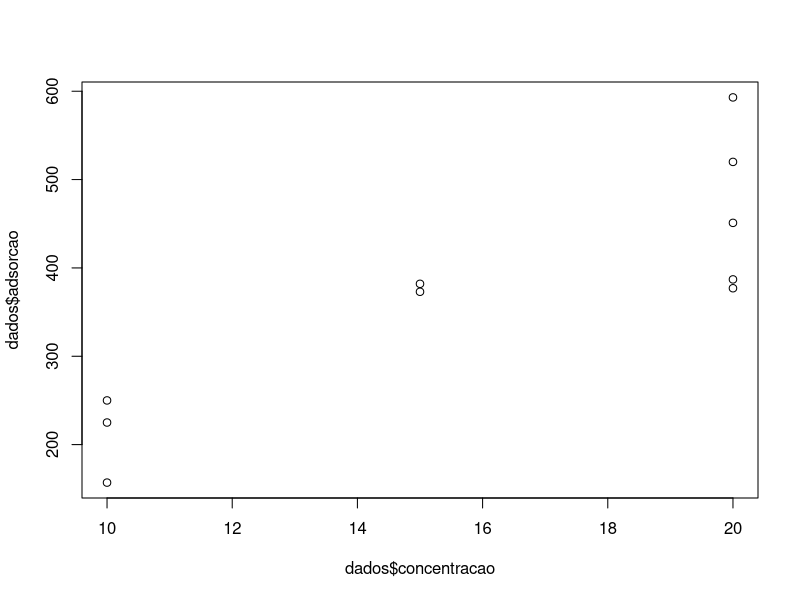
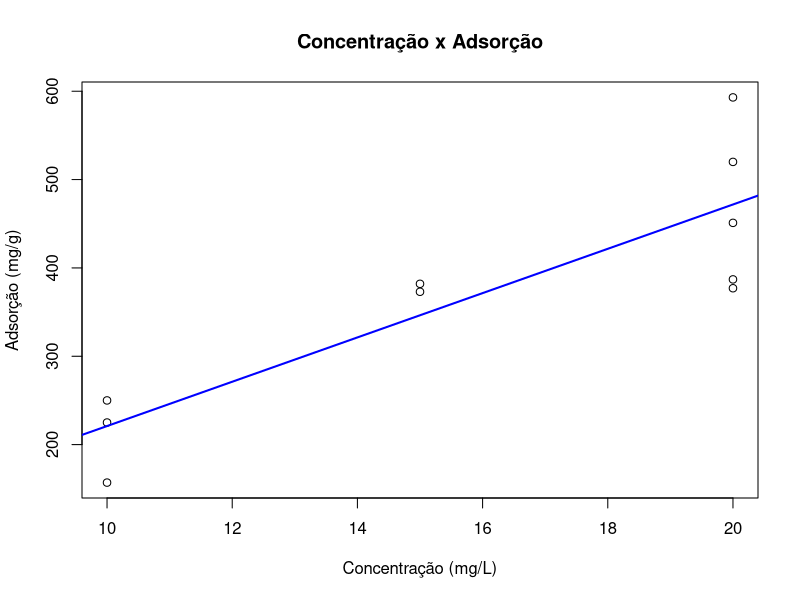
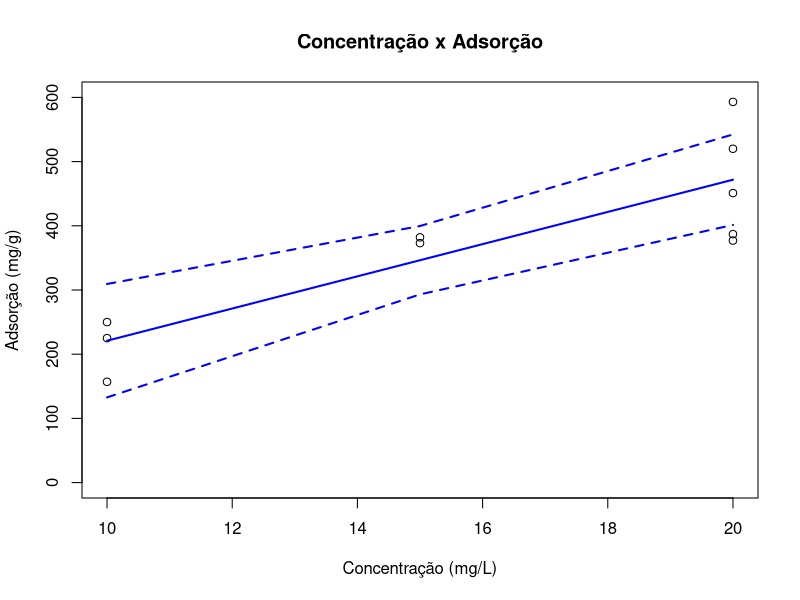
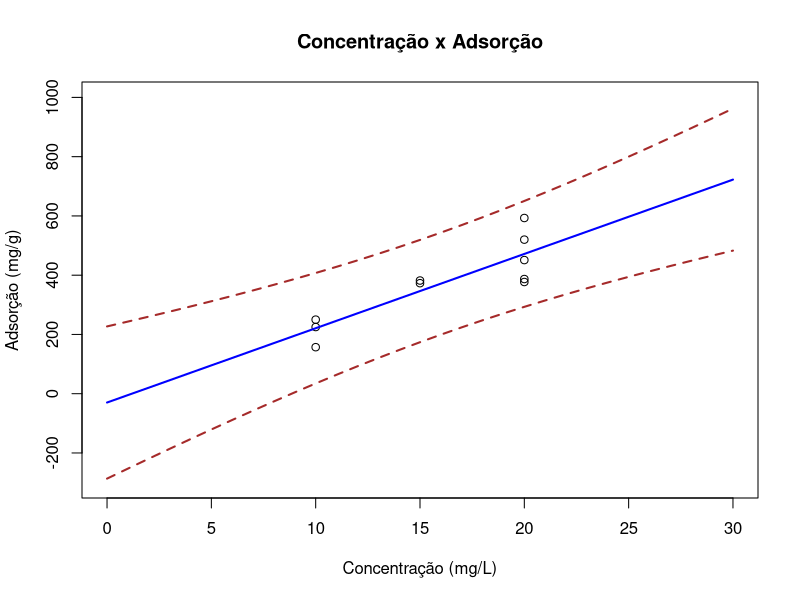
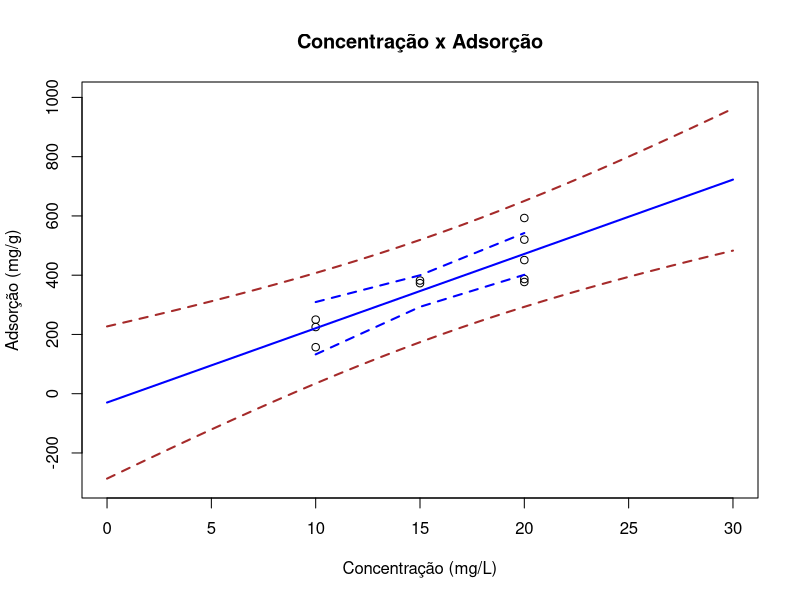
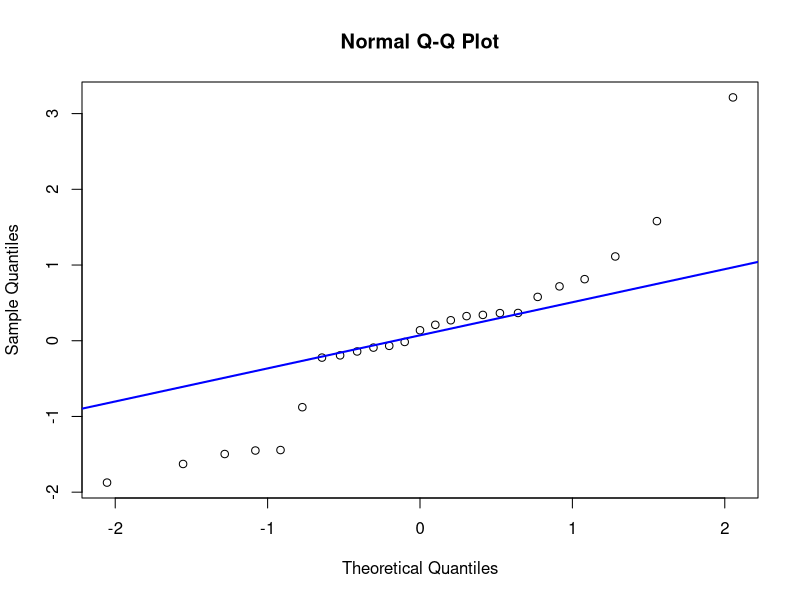
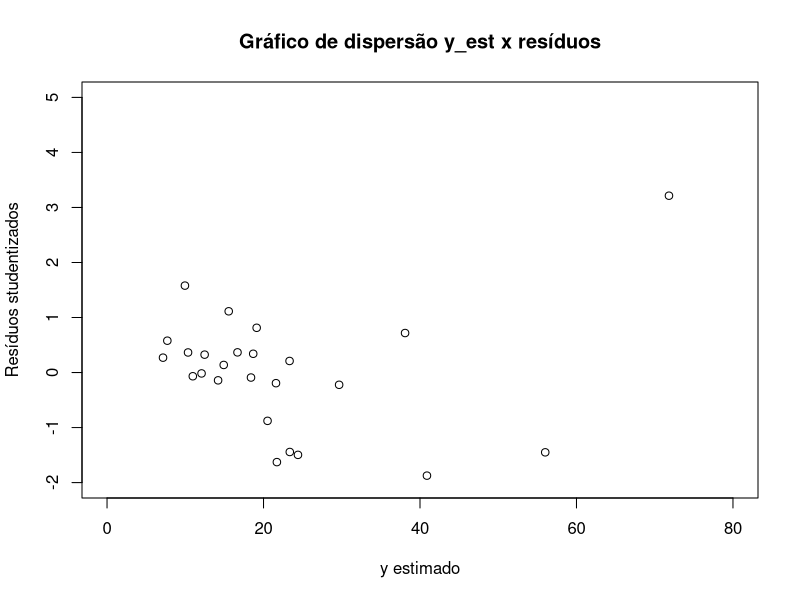
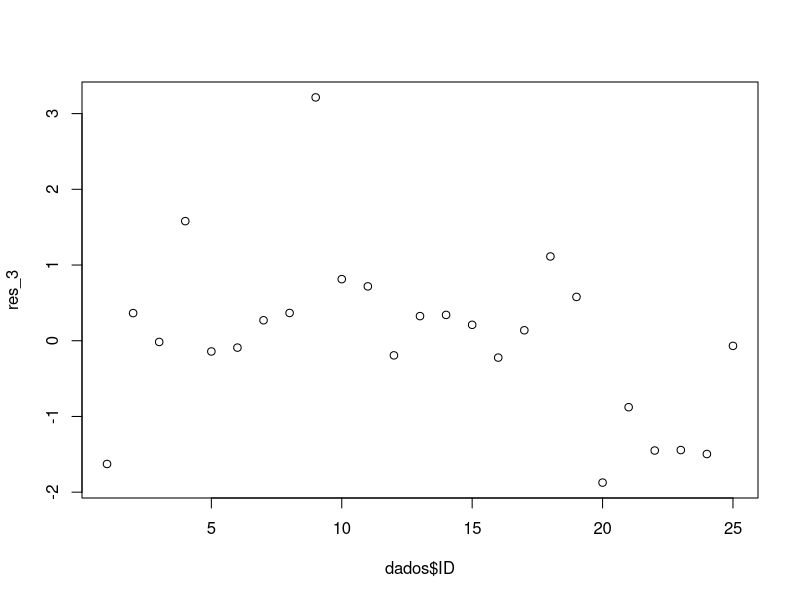

Generate these figures, in order, with R:
## ---- chunk 1
dados <- data.frame(
  concentracao = c(10, 20, 20, 20, 10, 20, 10, 20, 15, 15),
  adsorcao = c(250, 520, 387, 593, 157, 377, 225, 451, 382, 373)
)
dados
## ---- chunk 2
summary(dados)
sd(dados$concentracao)
sd(dados$adsorcao)
## ---- chunk 3
plot(dados$concentracao, dados$adsorcao)
## ---- chunk 4
cor(dados$concentracao, dados$adsorcao)
## ---- chunk 5
cor.test(dados$concentracao, dados$adsorcao)
## ---- chunk 6
modelo <- lm(adsorcao ~ concentracao, data = dados)
modelo
## ---- chunk 7
anova(modelo)
## ---- chunk 8
summary(modelo)
## ---- chunk 9
coef(modelo) # coeficientes
## ---- chunk 10
confint(modelo) # IC para os coef.
## ---- chunk 11
plot(dados$concentracao, dados$adsorcao,
     main = "Concentração x Adsorção",
     xlab = "Concentração (mg/L)",
     ylab = "Adsorção (mg/g)")
abline(modelo, col = "blue", lwd = 2)
## ---- chunk 12
residuos <- residuals(modelo)
SQRes <- sum(residuos^2)
SQRes
## ---- chunk 13
GL_Res <- length(dados$adsorcao) - length(coef(modelo))
GL_Res
## ---- chunk 14
QMRes <- SQRes / GL_Res
QMRes
sqrt(QMRes)
## ---- chunk 15
preditos <- predict(modelo, interval = "confidence")
head(preditos)
colnames(preditos) <- c("adsorcao_estimada", "lim_inf", "lim_sup") 
head(preditos)
## ---- chunk 16
dados <- cbind(dados, preditos)
dados
## ---- chunk 17
dados <- dados[order(dados$concentracao),]
dados
## ---- chunk 18
# dispersão
plot(dados$concentracao, dados$adsorcao,
     main = "Concentração x Adsorção",
     xlab = "Concentração (mg/L)",
     ylab = "Adsorção (mg/g)",
     xlim = c(10,20),
     ylim = c(0, 600))
# valores estimados
lines(dados$concentracao, dados$adsorcao_estimada,
      col = "blue", lty = 1, lwd = 2) 
# IC
lines(dados$concentracao, dados$lim_inf,
      col = "blue", lty = 2, lwd = 2)
lines(dados$concentracao, dados$lim_sup,
      col = "blue", lty = 2, lwd = 2) 
## ---- chunk 19
new_data <- data.frame(concentracao = seq(0,30, by = 1))
preditos_new <- predict(modelo, newdata = new_data,
                        interval = "prediction")
preditos_new <- cbind(new_data, preditos_new)
head(preditos_new)
## ---- chunk 20
# dispersão
plot(dados$concentracao, dados$adsorcao,
     main = "Concentração x Adsorção",
     xlab = "Concentração (mg/L)",
     ylab = "Adsorção (mg/g)",
     xlim = c(0,30),
     ylim = c(-300, 1000))
# valores estimados
lines(preditos_new$concentracao, preditos_new$fit,
      col = "blue", lty = 1, lwd = 2) 
# IP
lines(preditos_new$concentracao, preditos_new$lwr,
      col = "brown", lty = 2, lwd = 2)
lines(preditos_new$concentracao, preditos_new$upr,
      col = "brown", lty = 2, lwd = 2) 

## ---- chunk 21
# dispersão
plot(dados$concentracao, dados$adsorcao,
     main = "Concentração x Adsorção",
     xlab = "Concentração (mg/L)",
     ylab = "Adsorção (mg/g)",
     xlim = c(0,30),
     ylim = c(-300, 1000))

# valores estimados
lines(preditos_new$concentracao, preditos_new$fit,
      col = "blue", lty = 1, lwd = 2) 

# IC
lines(dados$concentracao, dados$lim_inf,
      col = "blue", lty = 2, lwd = 2)
lines(dados$concentracao, dados$lim_sup,
      col = "blue", lty = 2, lwd = 2)  

# IP
lines(preditos_new$concentracao, preditos_new$lwr,
      col = "brown", lty = 2, lwd = 2)
lines(preditos_new$concentracao, preditos_new$upr,
      col = "brown", lty = 2, lwd = 2) 
## ---- chunk 22
modelo2 <- lm(adsorcao ~ -1 + concentracao, data = dados)
modelo2
anova(modelo2)
## ---- chunk 23
summary(modelo2)
## ---- chunk 24
anova(modelo2, modelo)
## ---- chunk 25
anova(modelo2, modelo)
## ---- chunk 26
summary(modelo)
## ---- chunk 27
summary(modelo2)
## ---- chunk 28
dados <- data.frame(
  conc = c(10, 20, 20, 20, 10, 20, 10, 20, 15, 15),
  temp = c(70, 70, 80, 90, 70, 70, 90, 90, 80, 80),
  ph = c(3.0, 3.0, 3.0, 3.0, 4.0, 4.0, 4.0, 4.0, 3.5, 3.5),
  adsorcao = c(250, 520, 387, 593, 157, 377, 225, 451, 382, 373)
)
dados
## ---- chunk 29
# regressão múltipla
modelo3 <- lm(adsorcao ~ conc + temp + ph, data = dados)
modelo3
anova(modelo3)
## ---- chunk 30
coef(modelo3) # coeficientes
## ---- chunk 31
confint(modelo3) # IC para os coef.

## ---- chunk 32
summary(modelo3)
## ---- chunk 33
preditos_mod3 <- predict(modelo3, interval = "confidence")
head(preditos_mod3)
colnames(preditos_mod3) <- c("adsorcao_estimada", "lim_inf", "lim_sup") 
head(preditos_mod3)
## ---- chunk 34
dados <- cbind(dados, preditos_mod3)
dados
## ---- chunk 35
new_data <- data.frame(conc = c(12, 12 , 25, 25),
                       temp = c(50, 80, 50, 80),
                       ph = c(6.0, 6.0, 6.0, 6.0))
preditos_new_mod3 <- predict(modelo3, newdata = new_data,
                        interval = "prediction")
preditos_new_mod3 <- cbind(new_data, preditos_new_mod3)
preditos_new_mod3
## ---- chunk 36
ID <- c(1, 2, 3, 4, 5, 6, 7, 8, 9, 10, 
        11, 12, 13, 14, 15, 16, 17, 18, 19, 20, 
        21, 22, 23, 24, 25)

y <- c(16.68, 11.50, 12.03, 14.88, 13.75, 18.11, 8.00, 17.83, 79.24, 21.50,
       40.33, 21.00, 13.50, 19.75, 24.00, 29.00, 15.35, 19.00, 9.50, 35.10,
       17.90, 52.32, 18.75, 19.83, 10.75)

x1 <- c(7, 3, 3, 4, 6, 7, 2, 7, 30, 5,
        16, 10, 4, 6, 9, 10, 6, 7, 3, 17,
        10, 26, 9, 8, 4)

x2 <- c(560, 220, 340, 80, 150, 330, 110, 210, 1460, 605,
        688, 215, 255, 462, 448, 776, 200, 132, 36, 770,
        140, 810, 450, 635, 150)

dados <- data.frame(ID, y, x1, x2)

## ---- chunk 37
# Ajuste do modelo linear múltiplo
mod <- lm(y ~ x1 + x2, data = dados)

# estimativas dos parâmetros/coeficientes
summary(mod)

# Resíduos

# resíduos brutos
res_1 <- residuals(mod)

# resíduos padronizados
res_2 <- res_1/summary(mod)$sigma

# resíduos studentizados
# res_3 <- rstandard(mod, type = "sd.1")
res_3 <- rstandard(mod)

# resíduos PRESS
res_4 <- rstandard(mod, type = "pred")

# resíduos R-Student
res_5 <- rstudent(mod)

residuos <- data.frame(
  "brutos" = res_1,
  "padronizados" = res_2,
  "studentizado" = res_3,
  "PRESS" = res_4,
  "RStudent" = res_5
)

residuos
## ---- chunk 38
# Gráfico qqnorm
qqnorm(res_3)
qqline(res_3, col = "blue", lwd = 2)


# Gráfico de dispersão y_est x resíduos
y_est <- fitted(mod)
plot(y_est, res_3, xlim = c(0,80), ylim = c(-2,5),
     main = "Gráfico de dispersão y_est x resíduos",
     xlab = "y estimado",
     ylab = "Resíduos studentizados")

# Gráfico dos resíduos seguindo a ordem de coleta
# ou execução dos dados
# atenção: supondo que a coleta tenha sido na ordem da variável ID, o que nem sempre é verdade!
plot(res_3 ~ dados$ID)

## ---- chunk 39
# Teste de Shapiro-Wilk
shapiro.test(res_3)

# Teste de Kolmogorov-Smirnov
ks.test(res_3, "pnorm", mean = 0, sd = 1)
## ---- chunk 40
library(lmtest)
dwtest(res_3 ~ dados$ID, alternative = "two.sided")
## ---- chunk 41
# Teste de Breusch-Pagan
# library(lmtest)
bptest(mod)
## ---- chunk 42
# Análise de outliers
cbind(dados, res_3)
# é necessário verificar se a observação 9 é um outlier.


# gráfico dos resíduos
plot(res_3, main = "Resíduos studentizados",
     ylab = "Resíduos studentizados",
     xlab = "Observações")
abline(h = 2, col = "red", lty = 2)
abline(h = -2, col = "red", lty = 2)


# Se for, de fato, um outlier, o que fazer?
# Estimar novamente o modelo sem a observação 9.

mod_2 <- lm(y ~ x1 + x2, data = dados[-9,])
summary(mod_2)


# comparar os resultados dos dois modelos:
summary(mod)
summary(mod_2)


# Estatística PRESS
PRESS_mod <- sum(res_4^2)
PRESS_mod


res_4_mod_2 <- rstandard(mod_2, type = "pred")
PRESS_mod_2 <- sum(res_4_mod_2^2)
PRESS_mod_2

# Comparar as estatísticas PRESS
PRESS_mod
PRESS_mod_2
## ---- chunk 43
# valores matriz H
p <- 3 # qde de parâmetros (b0, b1 e b2)
#ou
p <- length(coef(mod))


n <- 25 # qde de observaçoes
# ou
n <- length(dados$y)

2*p/n  # limite para valores da matriz hat
h <- hatvalues(mod)
cbind(dados, h, 2*p/n, h > 2*p/n)

# observações 9 e 22 são possíveis pontos de alavancagem.
## ---- chunk 44
# Distância de Cook
D <- cooks.distance(mod)

# comparar com o valor 1
# Se D > 1, a observação é considerada um ponto influente.

cbind(dados, D, 1, D > 1)
## ---- chunk 45
# DFBETAS
# a influência de cada observação em cada coeficiente
# comparar com o valor 2/sqrt(n)

dfbetas(mod)
2/sqrt(n)
round(dfbetas(mod), 2)

abs(dfbetas(mod)) >= 2/sqrt(n)
## ---- chunk 46
# DFFITS
# a influência de cada observação em cada predição
# comparar com o valor 2*sqrt(p/n)

dffits(mod)
2*sqrt(p/n)
round(dffits(mod), 2)

abs(dffits(mod)) >= 2*sqrt(p/n)
